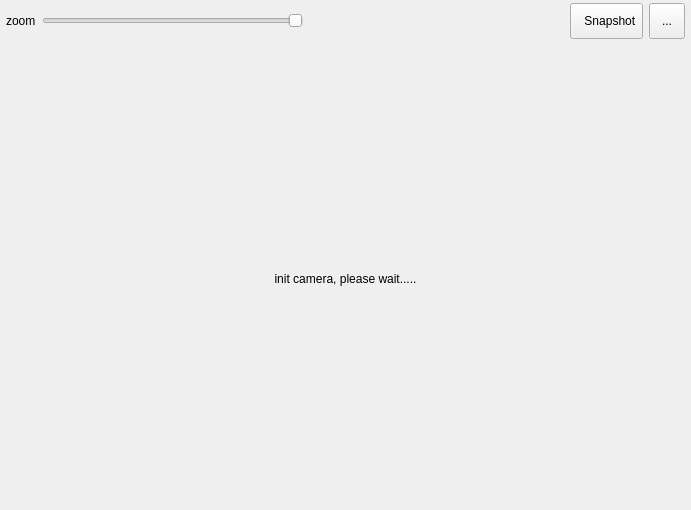
<?xml version="1.0" encoding="UTF-8"?>
<ui version="4.0">
 <class>Form</class>
 <widget class="QWidget" name="Form">
  <property name="geometry">
   <rect>
    <x>0</x>
    <y>0</y>
    <width>691</width>
    <height>510</height>
   </rect>
  </property>
  <property name="windowTitle">
   <string>Form</string>
  </property>
  <layout class="QVBoxLayout" name="verticalLayout">
   <property name="leftMargin">
    <number>0</number>
   </property>
   <property name="topMargin">
    <number>0</number>
   </property>
   <property name="rightMargin">
    <number>0</number>
   </property>
   <property name="bottomMargin">
    <number>0</number>
   </property>
   <item>
    <layout class="QHBoxLayout" name="horizontalLayout">
     <property name="leftMargin">
      <number>6</number>
     </property>
     <property name="topMargin">
      <number>3</number>
     </property>
     <property name="rightMargin">
      <number>6</number>
     </property>
     <property name="bottomMargin">
      <number>3</number>
     </property>
     <item>
      <widget class="QLabel" name="label">
       <property name="text">
        <string>zoom</string>
       </property>
      </widget>
     </item>
     <item>
      <widget class="QSlider" name="sldrZoom">
       <property name="minimumSize">
        <size>
         <width>250</width>
         <height>0</height>
        </size>
       </property>
       <property name="orientation">
        <enum>Qt::Horizontal</enum>
       </property>
       <property name="invertedAppearance">
        <bool>true</bool>
       </property>
      </widget>
     </item>
     <item>
      <spacer name="horizontalSpacer">
       <property name="orientation">
        <enum>Qt::Horizontal</enum>
       </property>
       <property name="sizeHint" stdset="0">
        <size>
         <width>40</width>
         <height>20</height>
        </size>
       </property>
      </spacer>
     </item>
     <item>
      <widget class="QToolButton" name="btnSnapshot">
       <property name="enabled">
        <bool>true</bool>
       </property>
       <property name="minimumSize">
        <size>
         <width>36</width>
         <height>36</height>
        </size>
       </property>
       <property name="text">
        <string>  Snapshot</string>
       </property>
       <property name="iconSize">
        <size>
         <width>28</width>
         <height>28</height>
        </size>
       </property>
       <property name="checkable">
        <bool>false</bool>
       </property>
       <property name="toolButtonStyle">
        <enum>Qt::ToolButtonTextBesideIcon</enum>
       </property>
      </widget>
     </item>
     <item>
      <widget class="QToolButton" name="btnClose">
       <property name="enabled">
        <bool>true</bool>
       </property>
       <property name="minimumSize">
        <size>
         <width>36</width>
         <height>36</height>
        </size>
       </property>
       <property name="text">
        <string>...</string>
       </property>
       <property name="iconSize">
        <size>
         <width>28</width>
         <height>28</height>
        </size>
       </property>
       <property name="checkable">
        <bool>false</bool>
       </property>
       <property name="toolButtonStyle">
        <enum>Qt::ToolButtonIconOnly</enum>
       </property>
      </widget>
     </item>
    </layout>
   </item>
   <item>
    <widget class="QLabel" name="lblCamera">
     <property name="sizePolicy">
      <sizepolicy hsizetype="Preferred" vsizetype="Expanding">
       <horstretch>0</horstretch>
       <verstretch>0</verstretch>
      </sizepolicy>
     </property>
     <property name="text">
      <string>init camera, please wait.....</string>
     </property>
     <property name="alignment">
      <set>Qt::AlignCenter</set>
     </property>
    </widget>
   </item>
  </layout>
 </widget>
 <resources/>
 <connections/>
</ui>
